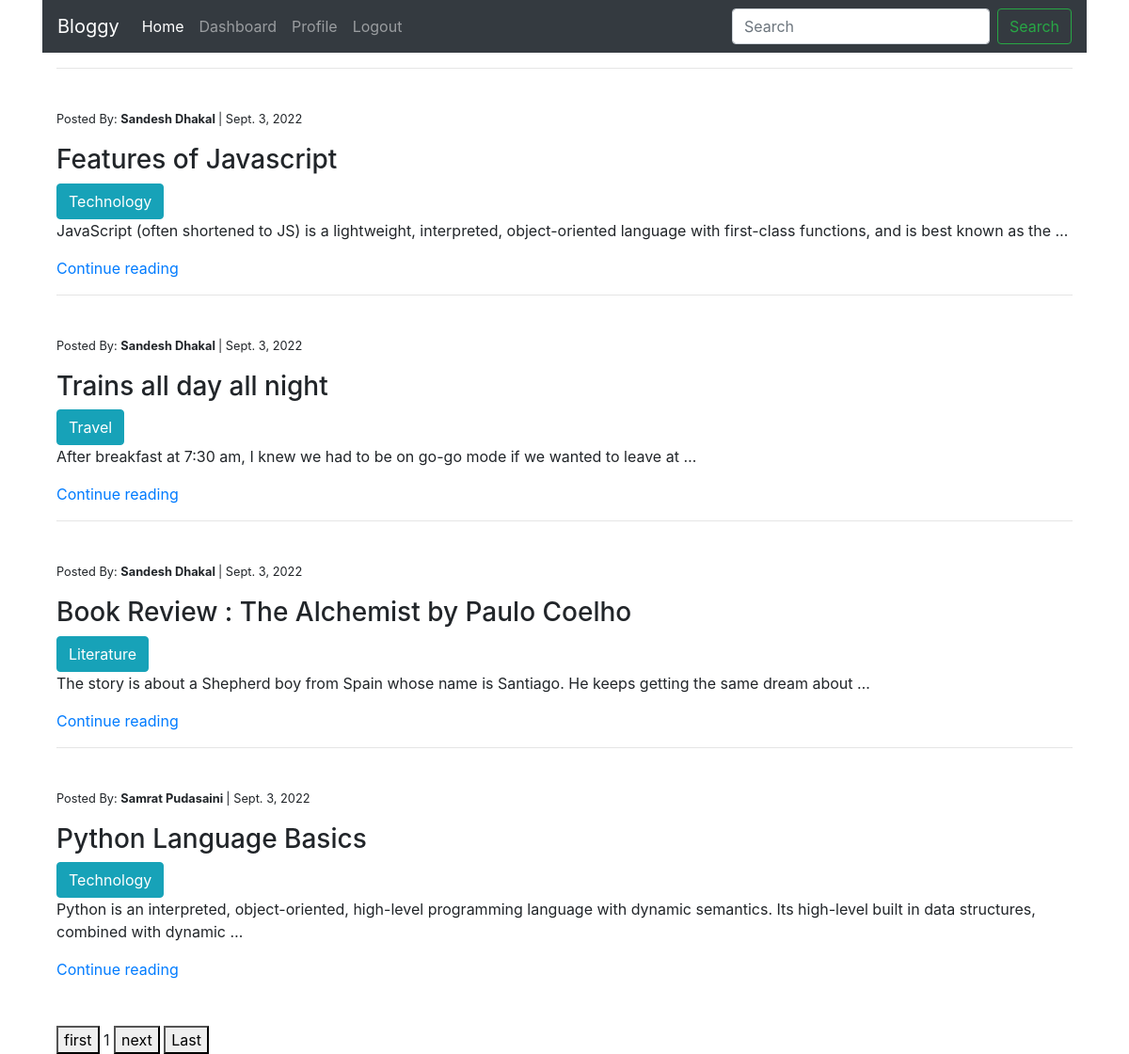
The app's page / (signed in) with its own data.
### posts/models.py (models this page shows, shortened)
class Post(models.Model):
    title = models.CharField(max_length=100)
    content = models.TextField()
    published_date = models.DateField(auto_now=True)
    category = models.ForeignKey(Category, on_delete=models.CASCADE, null=True)
    user = models.ForeignKey(User,on_delete=models.CASCADE,null=True,blank=True)
    slug = models.SlugField(null=True, unique=True)

class Category(models.Model):
    name = models.CharField(max_length=100)
    def __str__(self):
        return self.name

### posts/views.py (the view)
# urls.py: path("",views.blogs,name="blogs"),
@login_required
def blogs(request):
    blogs = Post.objects.order_by('-published_date')
    paginator = Paginator(blogs, 3)
    page_number = request.GET.get('page')
    page_obj = paginator.get_page(page_number)
    data = {'blogs':blogs, 'page_obj': page_obj}
    return render(request,'blogs.html',data)

### templates/blogs.html (shortened to what this page needs)
{% extends 'base.html' %} {% load static %} {% block content %}
<main>
	<div class="container">
		{% for blog in blogs %}
		<div>
			<hr />
			<br />
			<p>
				<small>
					Posted By:
					<b> {{ blog.user.first_name }} {{blog.user.last_name}} </b>
					| {{blog.published_date}}
				</small>
			</p>
			<h3>{{blog.title}}</h3>
			<button class="btn btn-info">{{blog.category}}</button>
			<p>{{blog.content|truncatewords:20}}</p>
			<a href="{% url 'blog_details' blog.slug %}">Continue reading</a>
		</div>
		{% endfor %}
		<br />
		<br />
		<div class="pagination">
			<span class="step-links">
				 {% if page_obj.has_next %}
				<a href="?page=1"> <button>first</button></a>
				<span class="current"> {{ page_obj.number }} </span>
				<a href="?page={{ page_obj.next_page_number }}"
					><button>next</button></a
				>
				<a href="?page={{ page_obj.paginator.num_pages }}"
					><button>Last</button></a
				>
				{% endif %}
			</span>
		</div>
	</div>
</main>
{% endblock %}

### records on screen
Post: user.first_name "Sandesh", user.last_name "Dhakal", published_date "Sept. 3, 2022", title "Features of Javascript", category "Technology", content "JavaScript (often shortened to JS) is a lightweight, interpreted, object-oriented language with first-class functions, and is best known as the …"
Post: user.first_name "Sandesh", user.last_name "Dhakal", published_date "Sept. 3, 2022", title "Trains all day all night", category "Travel", content "After breakfast at 7:30 am, I knew we had to be on go-go mode if we wanted to leave at …"
Post: user.first_name "Sandesh", user.last_name "Dhakal", published_date "Sept. 3, 2022", title "Book Review : The Alchemist by Paulo Coelho", category "Literature", content "The story is about a Shepherd boy from Spain whose name is Santiago. He keeps getting the same dream about …"
Post: user.first_name "Samrat", user.last_name "Pudasaini", published_date "Sept. 3, 2022", title "Python Language Basics", category "Technology", content "Python is an interpreted, object-oriented, high-level programming language with dynamic semantics. Its high-level built in data structures, combined with dynamic …"

### other values on screen
{{ page_obj.number }} "1"
